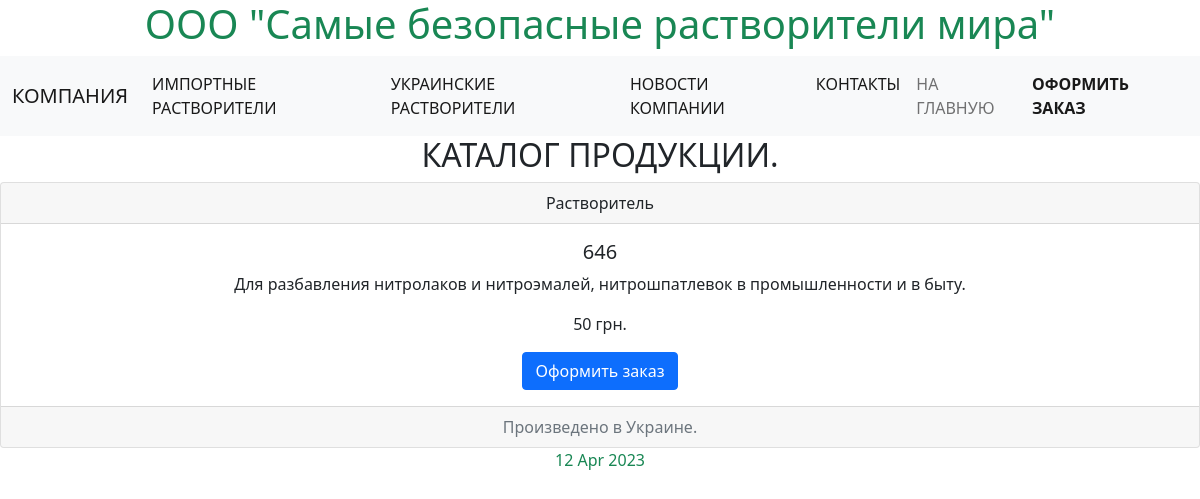
Page /catalog/ukrthinner/1/ on the committed database.
### catalog/models.py (models this page shows, shortened)
class Ukr_thinners(models.Model):
    name = models.CharField(max_length=30, help_text='Здесь пишем наименование растворителя',
                            verbose_name='Наименование')
    purpose = models.CharField(max_length=50, help_text='Здесь пишем назначение растворителя',
                               verbose_name='Назначение')
    price = models.CharField(max_length=20, help_text='Здесь пишем цену растворителя', verbose_name='Цена')
    currency = models.CharField(max_length=20, help_text='Здесь пишем валюту растворителя', verbose_name='Валюта')
    description = models.TextField(help_text='Здесь пишем комментарий', verbose_name='Комментарий')
    country = models.CharField(max_length=50, help_text='Здесь пишем страну производства растворителя',
                               verbose_name='Страна')
    photo = models.ForeignKey('Im', on_delete=models.PROTECT, null=True, blank=True)

### catalog/views.py (the view)
# urls.py: path('ukrthinner/<int:ukrthinner_pk>/', get_ukrthinner),
def get_ukrthinner(request, ukrthinner_pk):
    ukrthinner = Ukr_thinners.objects.get(pk=ukrthinner_pk)
    ukrthinners = Ukr_thinners.objects.filter(pk=ukrthinner_pk)
    context = {'ukrthinners': ukrthinners, 'ukrthinner': ukrthinner, }
    return render(request, 'ukrthinner.html', context=context)

### catalog/templates/ukrthinner.html
{% extends 'bt.html' %}
{% block content %}
<h2 align="center">КАТАЛОГ ПРОДУКЦИИ.</h2>
{% for item in ukrthinners %}
<div class="card text-center mt-2">
    <div class="card-header">
        Растворитель
    </div>
    <div class="card-body">
        <div class="media">
            <div class="media-body" mr-auto>
                <h5 class="card-title">{{ item.name }}</h5>
                <p class="card-text">{{ item.description }}</p>
                <p class="card-text">{{ item.price }} {{ item.currency }}</p>
                <a href="/catalog/order" class="btn btn-primary">Оформить заказ</a>
            </div>
        </div>
    </div>
    <div class="card-footer text-muted">
        {{ item.country }}
    </div>
</div>
{% endfor %}
{% endblock %}

### rows in the picture
Ukr_thinners: name "646", description "Для разбавления нитролаков и нитроэмалей, нитрошпатлевок в промышленности и в быту.", price "50", currency "грн.", country "Произведено в Украине."
